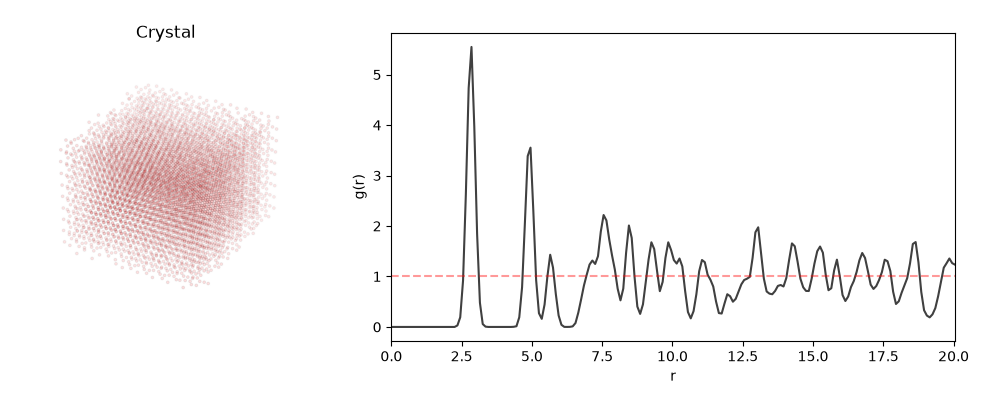

Here is the Python script that generated this plot:
"""Plot the particles and RDF of a crystal structure.

Requires matplotlib: ``pip install rdfpy[examples]``.
"""
import os

import numpy as np
import matplotlib.pyplot as plt

from rdfpy import rdf

HERE = os.path.dirname(os.path.abspath(__file__))

particles = np.load(os.path.join(HERE, 'crystal.npy'))

fig = plt.figure(figsize=(9, 9))
ax = fig.add_subplot(111, projection='3d')
ax.scatter(particles[:, 0], particles[:, 1], particles[:, 2], color='r',
           alpha=0.4, edgecolors='k', s=25)
plt.axis('off')
plt.savefig(os.path.join(HERE, 'crystal-particles.png'), bbox_inches='tight',
            pad_inches=0.0)
plt.close()

g_r, radii = rdf(particles, dr=0.1)

image = plt.imread(os.path.join(HERE, 'crystal-particles.png'))

fig, axes = plt.subplots(1, 2, figsize=(12, 4),
                         gridspec_kw={'width_ratios': [1, 2]})

axes[0].imshow(image)
axes[0].axis('off')
axes[0].set_title('Crystal')

axes[1].plot(radii, g_r, color='k', alpha=0.75)
axes[1].hlines(y=1.0, xmin=0.0, xmax=max(radii), color='r', linestyle='--',
               alpha=0.4)
axes[1].set_ylabel('g(r)')
axes[1].set_xlabel('r')
axes[1].set_xlim(0.0, max(radii))
plt.savefig(os.path.join(HERE, 'crystal.png'), bbox_inches='tight',
            pad_inches=0.25)
plt.show()
